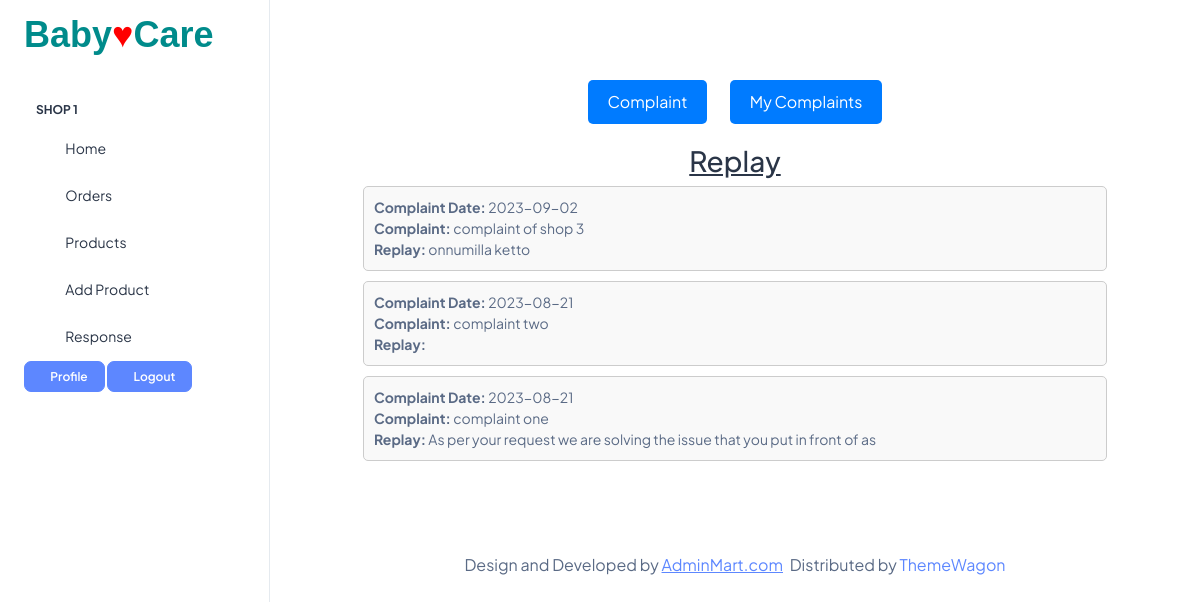
/Shop/ViewReplay.php (signed in), run on the app's committed database.
### tables this page shows
CREATE TABLE `tbl_shopcomplaint` (
  `shopcomplaint_id` int(11) NOT NULL,
  `shopcomplaint_complaint` varchar(100) NOT NULL,
  `shopcomplaint_replay` varchar(100) DEFAULT NULL,
  `shopcomplaint_date` date NOT NULL,
  `shop_id` int(11) NOT NULL
);

### web/Shop/ViewReplay.php (the view, shortened to what this page needs)
<?php
include('../Assets/Connection/Connection.php');
include("Header.php");
$sel = "select * from tbl_shopcomplaint ORDER BY shopcomplaint_id DESC";
$row = $con->query($sel);
?>
<!DOCTYPE html PUBLIC "-//W3C//DTD XHTML 1.0 Transitional//EN" "http://www.w3.org/TR/xhtml1/DTD/xhtml1-transitional.dtd">
<html xmlns="http://www.w3.org/1999/xhtml">
<head>
</head>
<body>
<div class="complaint-container">
<div class="button-container">
    <a href="Shopcomplaint.php"><button class="button">Complaint</button></a>
    <a href="Mycomplaint.php"><button class="button">My Complaints</button></a>
</div>
    <h2 style="text-align: center; text-decoration: underline;">Replay</h2>
    <?php
    while ($val = $row->fetch_assoc()) {
        ?>
        <div class="complaint-item">
            <strong>Complaint Date:</strong>
            <?php echo $val['shopcomplaint_date'] ?><br/>
            <strong>Complaint:</strong>
            <?php echo $val['shopcomplaint_complaint'] ?><br/>
            <strong>Replay:</strong>
            <?php echo $val['shopcomplaint_replay'] ?>
        </div>
        <?php
    }
    ?>
</div>
</body>
<?php
include("Footer.php");
?>
</html>

### web/Shop/ViewReplay.php (style rules this page uses)
.button-container { text-align: center; margin: 20px auto; }
.button { background-color: #007BFF; color: #fff; border: none; border-radius: 5px; padding: 10px 20px; font-size: 16px; cursor: pointer; margin: 0 10px; }
.complaint-container { margin: 80px auto; width: 80%; }
.complaint-item { border: 1px solid #ccc; border-radius: 5px; padding: 10px; margin-bottom: 10px; background-color: #f9f9f9; }

### data on the page
tbl_shopcomplaint: shopcomplaint_date "2023-09-02", shopcomplaint_complaint "complaint of shop 3", shopcomplaint_replay "onnumilla ketto"
tbl_shopcomplaint: shopcomplaint_date "2023-08-21", shopcomplaint_complaint "complaint two"
tbl_shopcomplaint: shopcomplaint_date "2023-08-21", shopcomplaint_complaint "complaint one", shopcomplaint_replay "As per your request we are solving the issue that you put in front of as"

### other printed values
$_SESSION["shop_name"] "SHOP 1"
